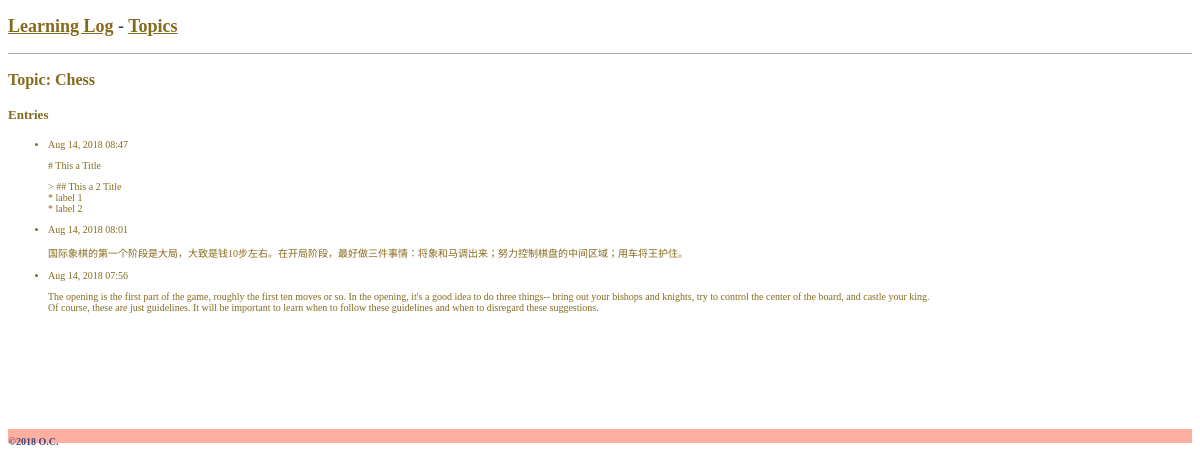
/topics/1/, run on the app's committed database.
### learning_logs/models.py (models this page shows, shortened)
class Topic(models.Model):
    text = models.CharField(max_length=200)
    date_added = models.DateTimeField(auto_now=True)
    def __str__(self):
        return self.text

class Entry(models.Model):
    topic = models.ForeignKey('Topic', on_delete=models.CASCADE)
    text = models.TextField()
    date_added = models.DateTimeField(auto_now=True)
    class Meta:
        verbose_name_plural = 'entries'

### learning_logs/views.py (the view)
# urls.py: re_path(r'^topics/(?P<topic_id>\d+)/$', views.topic, name='topic'),
def topic(request, topic_id):
    topic = Topic.objects.get(id=topic_id)
    entries = topic.entry_set.order_by('-date_added')
    context = {'topic': topic, 'entries': entries}
    return render(request, 'learning_logs/topic.html', context)

### learning_logs/templates/learning_logs/topic.html
<!DOCTYPE html> {% extends 'learning_logs/base.html' %} {% block content %}
<strong>
    <p>
        <font size="3" color="#856A1E">
            Topic: {{ topic }}
        </font>
    </p>
    <p>
        <font size="2" color="#856A1E">
            Entries
        </font>
    </p>
</strong>
<ul>
    <font size="1" color="#856A1E">
        {% for entry in entries %}
        <li>
            <p>
                {{ entry.date_added|date:'M d, Y H:i'}}
            </p>
            <p>
                {{ entry.text|linebreaks }}
            </p>
        </li>
        {% empty %}
        <li>
            <a>There are no entries for this topic yet.</a>
            <a>还没有关于这个主题的内容。</a>
        </li>
        {% endfor %}
    </font>
</ul>
{% endblock content %}

### data on the page
Topic: text "Chess"
Entry: date_added "Aug 14, 2018 08:47", text "# This a Title > ## This a 2 Title * label 1 * label 2"
Entry: date_added "Aug 14, 2018 08:01", text "国际象棋的第一个阶段是大局，大致是钱10步左右。在开局阶段，最好做三件事情：将象和马调出来；努力控制棋盘的中间区域；用车将王护住。"
Entry: date_added "Aug 14, 2018 07:56", text "The opening is the first part of the game, roughly the first ten moves or so. In the opening, it's a good idea to do three things-- bring out your bishops and knights, try to control the center of the board, and castle your king. Of course, these are just guidelines. It will be important to learn when to follow these guidelines and when to disregard these suggestions."
